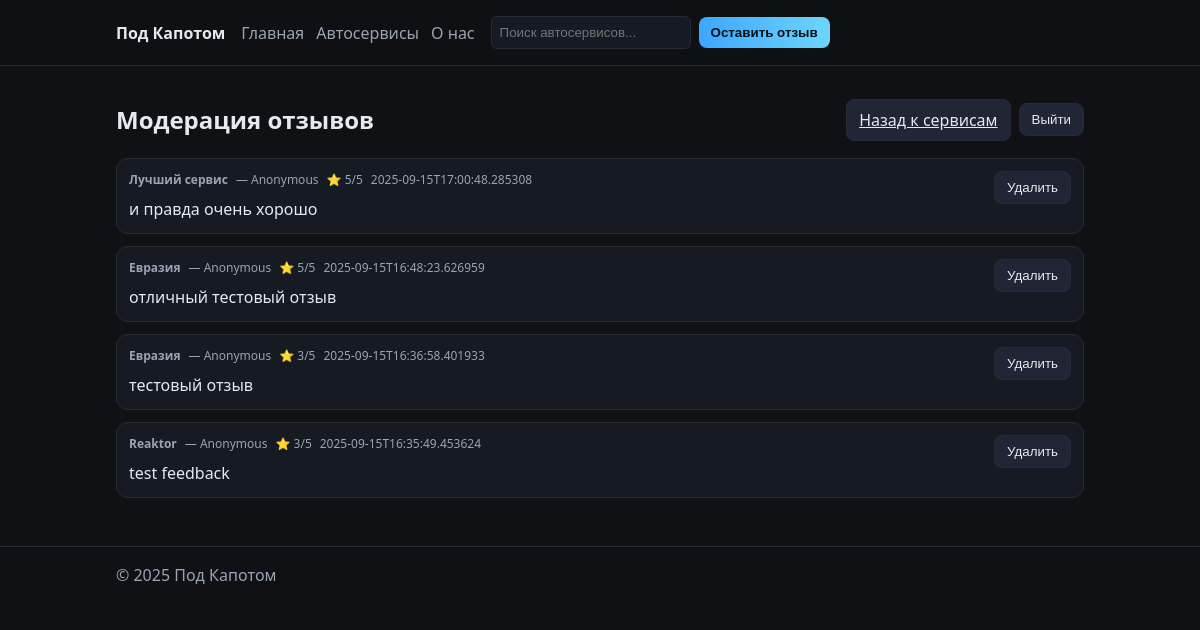
The page /admin/feedback (signed in) on the database as committed earlier.
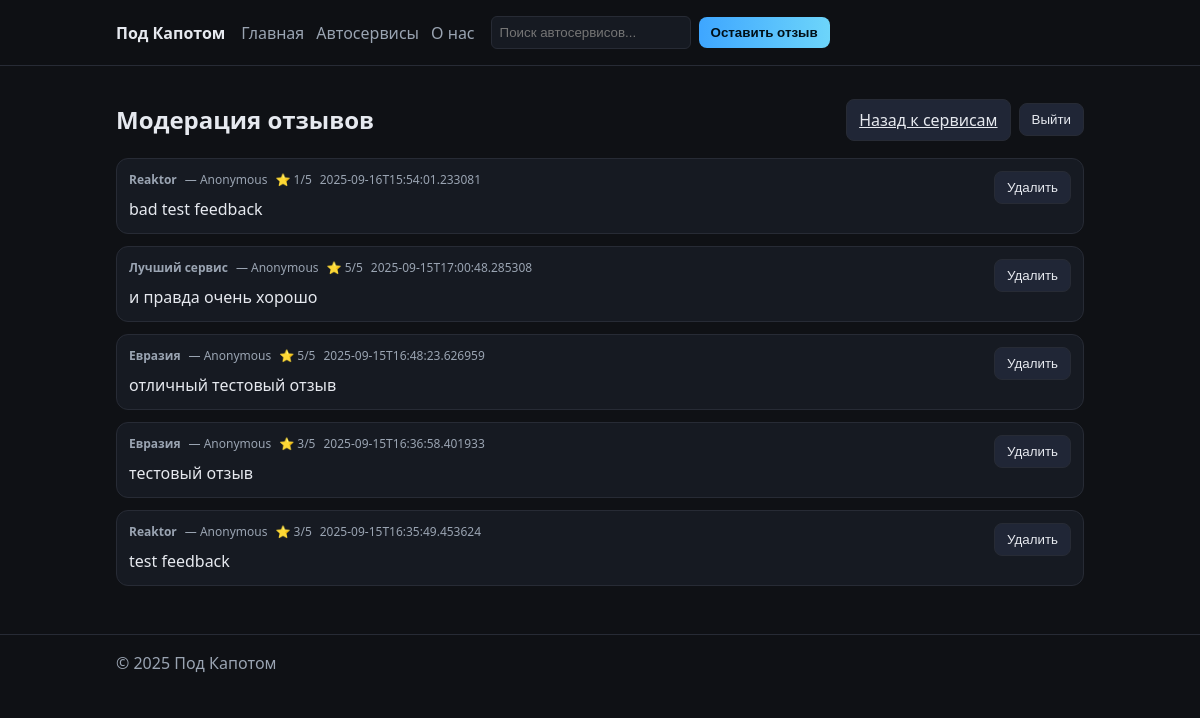
The same page on the database as committed later.
### tables this page shows
CREATE TABLE feedback (
            id INTEGER PRIMARY KEY AUTOINCREMENT,
            service_id INTEGER NOT NULL,
            author TEXT DEFAULT 'Anonymous',
            content TEXT NOT NULL,
            created_at TEXT NOT NULL, rating INTEGER DEFAULT 3,
            FOREIGN KEY(service_id) REFERENCES services(id) ON DELETE CASCADE
        );

CREATE TABLE services (
            id INTEGER PRIMARY KEY AUTOINCREMENT,
            name TEXT NOT NULL,
            description TEXT DEFAULT '',
            created_at TEXT NOT NULL,
            updated_at TEXT NOT NULL
        , name_lower TEXT);

### main.py (the view)
@app.get("/admin/feedback", response_class=HTMLResponse)
def admin_feedback_page(request: Request):
    if not is_admin(request):
        return RedirectResponse(url="/admin/login", status_code=303)
    conn = get_db_connection()
    rows = conn.execute(
        (
            "SELECT f.id, f.author, f.content, f.rating, f.created_at, f.service_id, s.name AS service_name "
            "FROM feedback f JOIN services s ON s.id = f.service_id "
            "ORDER BY f.id DESC"
        )
    ).fetchall()
    conn.close()
    feedback = [dict(r) for r in rows]
    return templates.TemplateResponse(
        "admin_feedback.html",
        {"request": request, "services": fetch_all_services(), "feedback": feedback},
    )

### templates/admin_feedback.html
{% extends "base.html" %}
{% block content %}
<section>
  <div style="display:flex;justify-content:space-between;align-items:center;gap:12px;">
    <h1>Модерация отзывов</h1>
    <div style="display:flex;gap:8px;align-items:center;">
      <a class="btn" href="/admin/services">Назад к сервисам</a>
      <form method="post" action="/admin/logout">
        <button class="btn" type="submit">Выйти</button>
      </form>
    </div>
  </div>
  {% if feedback|length == 0 %}
    <p class="muted">Пока отзывов нет.</p>
  {% else %}
    <ul class="list">
    {% for f in feedback %}
      <li class="list-item" style="align-items:flex-start;">
        <div style="flex:1;">
          <div class="feedback-meta">
            <strong>{{ f.service_name }}</strong>
            <span>— {{ f.author }}</span>
            <span class="rating">⭐ {{ f.rating }}/5</span>
            <time class="date">{{ f.created_at }}</time>
          </div>
          <p style="margin:8px 0 0;white-space:pre-wrap;">{{ f.content }}</p>
        </div>
        <form method="post" action="/admin/feedback/{{ f.id }}/delete">
          <button class="btn" type="submit">Удалить</button>
        </form>
      </li>
    {% endfor %}
    </ul>
  {% endif %}
</section>
{% endblock %}

Rows that differ between the two databases and show on the page:
added feedback: service_name "Reaktor", author "Anonymous", rating "1", created_at "2025-09-16T15:54:01.233081", content "bad test feedback"
